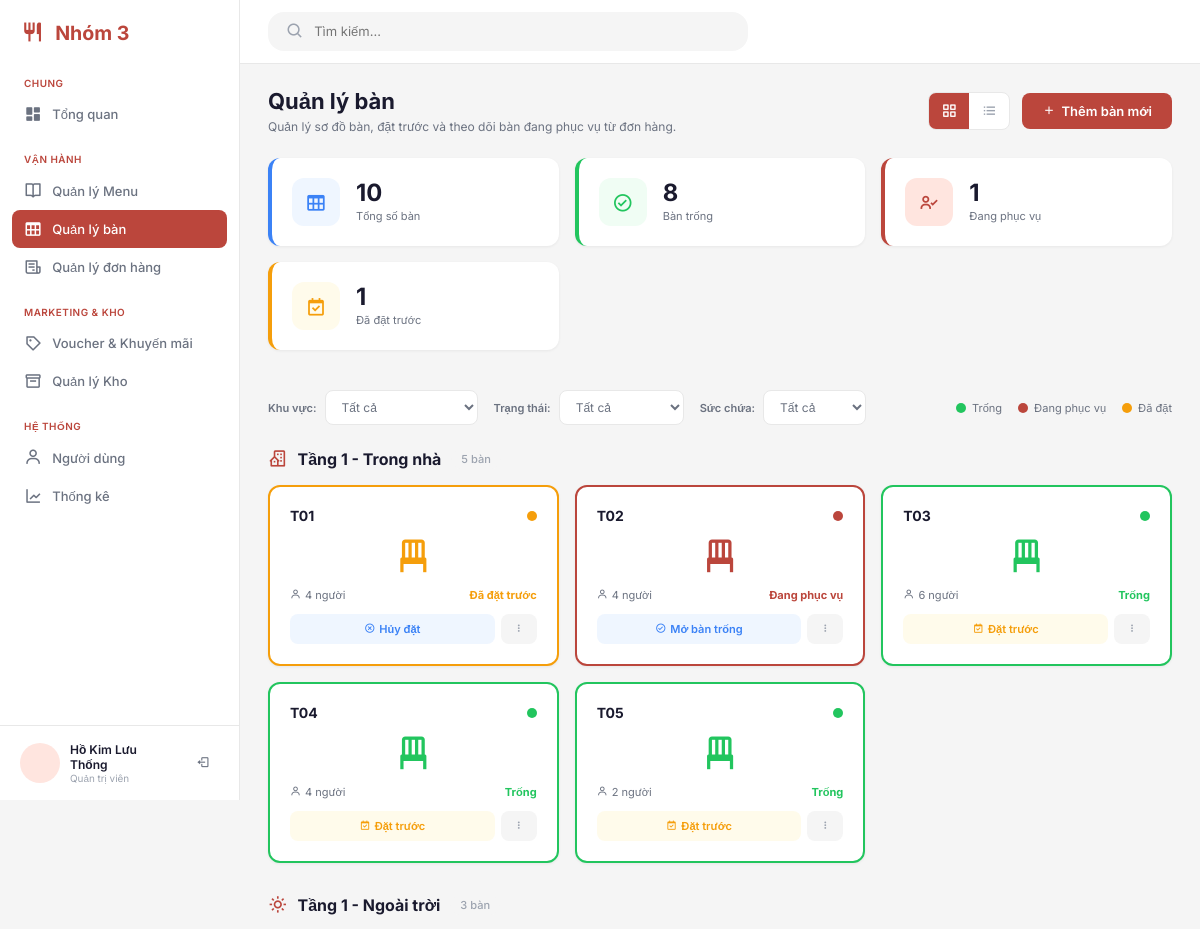
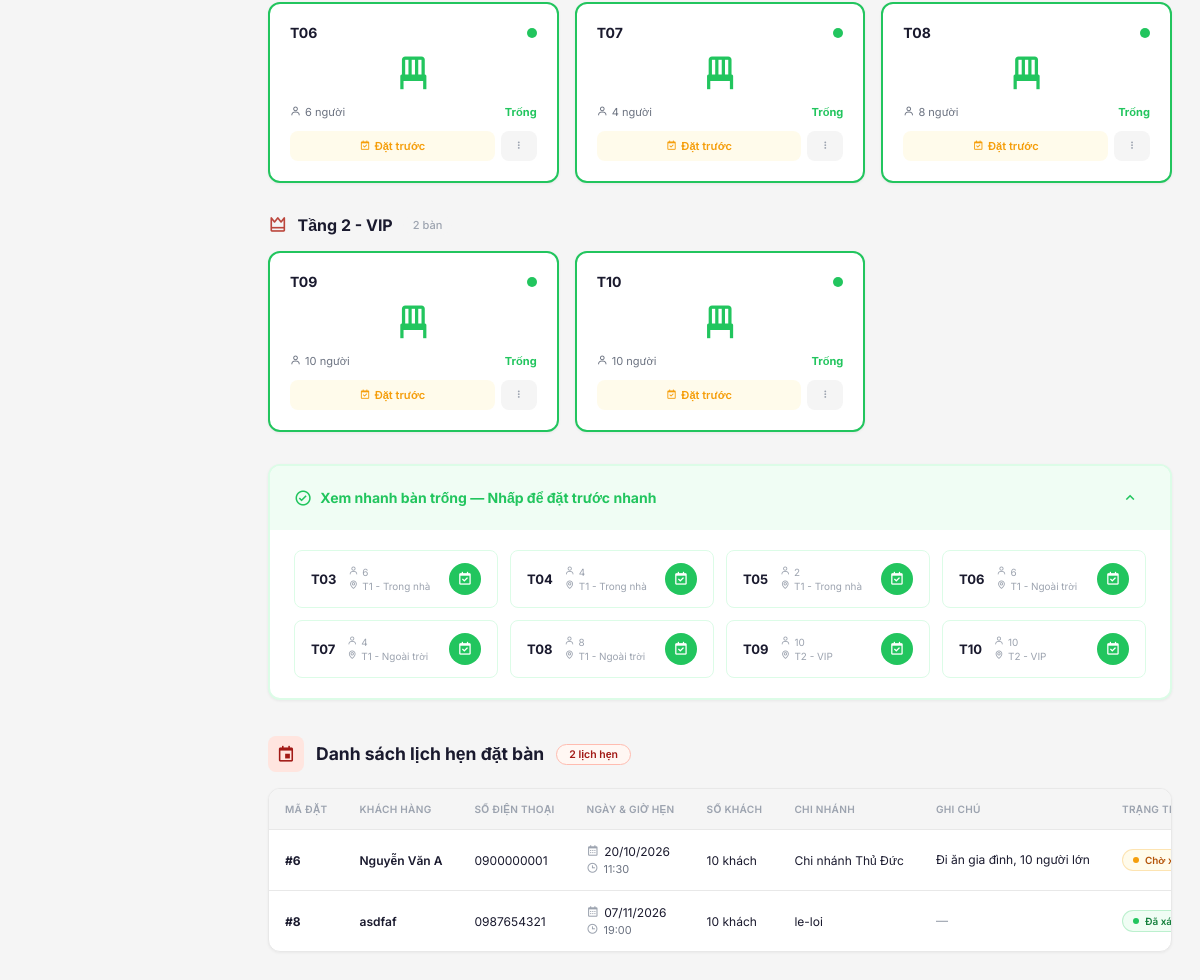
The page /admin/index.php?page=tables (signed in) on the database as committed earlier (2 pictures, top to bottom).
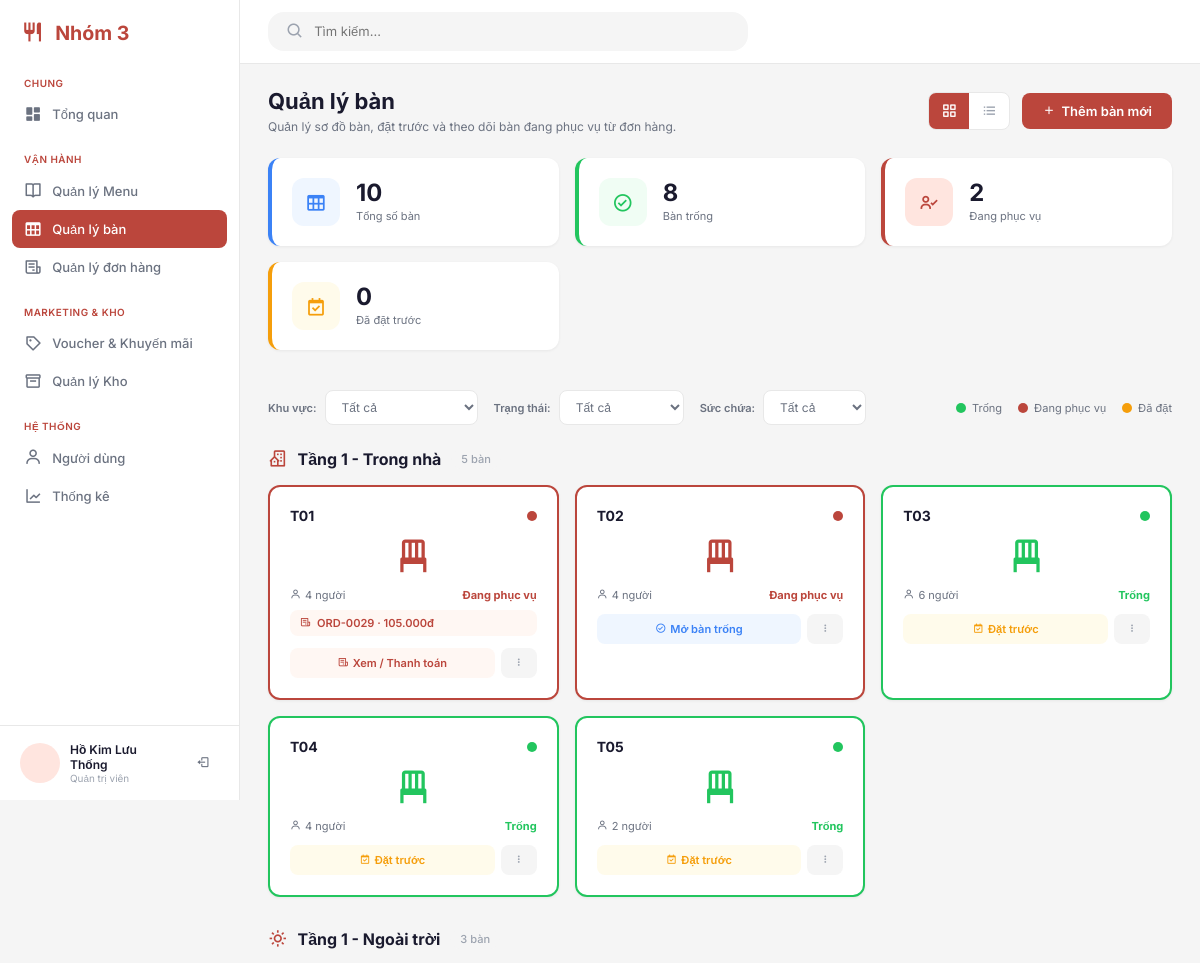
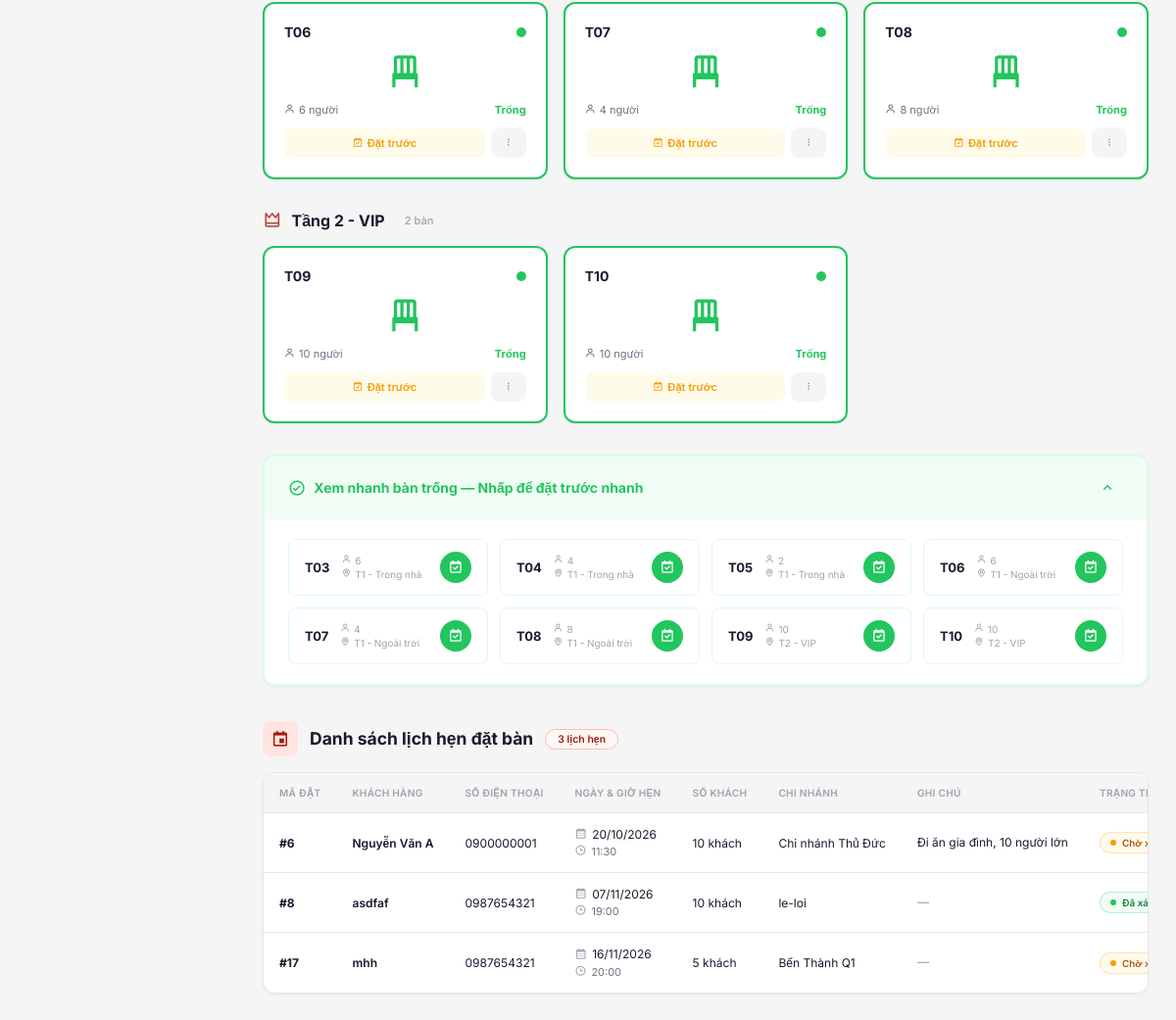
The same page on the database as committed later (2 pictures, top to bottom).
### tables this page shows
CREATE TABLE `service_table` (
  `tableId` int(11) NOT NULL,
  `tableNumber` varchar(10) NOT NULL,
  `area` varchar(50) DEFAULT NULL,
  `capacity` int(11) NOT NULL DEFAULT 4,
  `status` varchar(20) NOT NULL DEFAULT 'AVAILABLE',
  `isDeleted` tinyint(1) NOT NULL DEFAULT 0,
  `createdAt` datetime NOT NULL DEFAULT current_timestamp()
);

CREATE TABLE `reservation` (
  `reservationId` int(11) NOT NULL,
  `customerId` int(11) DEFAULT NULL,
  `guestName` varchar(100) NOT NULL,
  `guestPhone` varchar(20) NOT NULL,
  `guestEmail` varchar(150) DEFAULT NULL,
  `reservationDate` date NOT NULL,
  `reservationTime` time NOT NULL,
  `guestCount` int(11) NOT NULL DEFAULT 1,
  `branch` varchar(100) DEFAULT NULL,
  `status` varchar(20) NOT NULL DEFAULT 'PENDING',
  `note` text DEFAULT NULL,
  `isDeleted` tinyint(1) NOT NULL DEFAULT 0,
  `createdAt` datetime NOT NULL DEFAULT current_timestamp()
);

CREATE TABLE `orders` (
  `orderId` int(11) NOT NULL,
  `customerId` int(11) DEFAULT NULL,
  `adminId` int(11) DEFAULT NULL,
  `tableId` int(11) DEFAULT NULL,
  `voucherId` int(11) DEFAULT NULL,
  `guestCount` int(11) DEFAULT NULL,
  `subtotal` decimal(12,0) NOT NULL DEFAULT 0,
  `discountAmount` decimal(12,0) NOT NULL DEFAULT 0,
  `totalAmount` decimal(12,0) NOT NULL DEFAULT 0,
  `paymentMethod` varchar(20) DEFAULT NULL,
  `status` varchar(20) NOT NULL DEFAULT 'OPEN',
  `orderDate` datetime NOT NULL DEFAULT current_timestamp(),
  `paidAt` datetime DEFAULT NULL,
  `createdAt` datetime NOT NULL DEFAULT current_timestamp()
);

### admin/index.php (called while the page is built, shortened)
<?php
$page   = $_GET['page'] ?? 'overview';
require_once __DIR__ . "/page/{$page}/index.php";

### admin/page/tables/function.php (called while the page is built, shortened)
<?php
function table_get_all($conn)
{
    $sql = "SELECT * FROM service_table
            WHERE isDeleted = 0
            ORDER BY tableId";
    $result = $conn->query($sql);
    $tables = $result ? $result->fetch_all(MYSQLI_ASSOC) : [];
    $activeByTable = [];
    $orderRes = $conn->query(
        "SELECT o.tableId, o.orderId, o.status, o.totalAmount, o.orderDate, c.customerName
         FROM orders o
         LEFT JOIN customer c ON o.customerId = c.customerId
         WHERE o.tableId IS NOT NULL
           AND o.status IN ('OPEN', 'PENDING', 'COOKING', 'SERVING', 'PENDING_PAY')
         ORDER BY o.orderId DESC"
    );
    if ($orderRes) {
        while ($row = $orderRes->fetch_assoc()) {
            $tid = (int)$row['tableId'];
            if (!isset($activeByTable[$tid])) {
                $activeByTable[$tid] = $row;
            }
        }
    }
    $statusLabels = [
        'AVAILABLE' => 'Trống',
        'OCCUPIED'  => 'Đang phục vụ',
        'RESERVED'  => 'Đã đặt trước',
    ];
    foreach ($tables as &$table) {
        $tid    = (int)$table['tableId'];
        $status = strtoupper((string)($table['status'] ?? 'AVAILABLE'));
        $active = $activeByTable[$tid] ?? null;
    }
    return $tables;
}
function table_get_reservations($conn)
{
    $sql = "SELECT * FROM reservation
            WHERE isDeleted = 0
            AND status IN ('PENDING', 'CONFIRMED')
            ORDER BY reservationDate, reservationTime";
    $result = $conn->query($sql);
    $rows   = $result ? $result->fetch_all(MYSQLI_ASSOC) : [];
    $resLabels = [
        'PENDING'   => 'Chờ xác nhận',
        'CONFIRMED' => 'Đã xác nhận',
        'CANCELLED' => 'Đã hủy',
    ];
    $resClasses = [
        'PENDING'   => 'pending',
        'CONFIRMED' => 'confirmed',
        'CANCELLED' => 'cancelled',
    ];
    foreach ($rows as &$row) {
        $status = strtoupper(trim((string)($row['status'] ?? '')));
        $row['statusUpper']   = $status;
        $row['statusLabel']   = $resLabels[$status] ?? $status;
        $row['statusClass']   = $resClasses[$status] ?? 'default';
        $row['formattedDate'] = !empty($row['reservationDate']) ? date('d/m/Y', strtotime($row['reservationDate'])) : '—';
    }
    return $rows;
}

### admin/page/tables/action.php (called while the page is built, shortened)
<?php
require_once __DIR__ . '/function.php';
$esc = static fn($v) => htmlspecialchars((string)$v, ENT_QUOTES, 'UTF-8');
$rawTables       = table_get_all($conn);
$rawReservations = table_get_reservations($conn);
$totalTables  = count($rawTables);
$statusCounts = ['AVAILABLE' => 0, 'OCCUPIED' => 0, 'RESERVED' => 0];
$areaMap      = [
    'Trong nhà'   => ['slug' => 'tang1-trong', 'label' => 'Tầng 1 - Trong nhà', 'icon' => 'bx-building-house'],
    'Ngoài trời'  => ['slug' => 'tang1-ngoai', 'label' => 'Tầng 1 - Ngoài trời', 'icon' => 'bx-sun'],
    'VIP'         => ['slug' => 'tang2-vip',   'label' => 'Tầng 2 - VIP', 'icon' => 'bx-crown'],
    'Phòng riêng' => ['slug' => 'tang2-rieng', 'label' => 'Tầng 2 - Phòng riêng', 'icon' => 'bx-door-open'],
];
$tablesByArea = [];
foreach ($rawTables as $row) {
    $st = $row['status'];
    $areaName       = $row['area'] ?: 'Chưa phân khu';
    $areaInfo       = $areaMap[$areaName] ?? ['slug' => 'khac', 'label' => $areaName, 'icon' => 'bx-map'];
    $orderCode      = (string)($row['activeOrderCode'] ?? '');
    $hasActiveOrder = ($orderCode !== '');
    $orderTotalFmt  = number_format((float)($row['activeOrderTotal'] ?? 0), 0, ',', '.') . 'đ';
    $orderDateFmt   = !empty($row['activeOrderDate']) ? date('H:i d/m/Y', strtotime($row['activeOrderDate'])) : '—';
    $item = [
        'id'                 => (int)$row['tableId'],
        'tableNumber'        => $esc($row['tableNumber']),
        'area'               => $esc($row['area']),
        'capacity'           => (int)$row['capacity'],
        'status'             => $st,
        'statusClass'        => $esc($row['statusClass']),
        'statusLabel'        => $esc($row['statusLabel']),
        'zone'               => $esc($areaInfo['slug']),
        'hasActiveOrder'     => $hasActiveOrder,
        'activeOrderCode'    => $esc($orderCode),
        'activeOrderInfo'    => $hasActiveOrder ? $esc($orderCode . ' · ' . $orderTotalFmt) : '—',
        'activeOrderDate'    => $esc($orderDateFmt),
        'activeOrderHref'    => $hasActiveOrder ? 'index.php?page=orders&amp;view=' . urlencode($orderCode) : '',
        'activeOrderJsHref'  => $hasActiveOrder ? 'index.php?page=orders&view=' . urlencode($orderCode) : '',
    ];
    $tablesByArea[$areaName][] = $item;
}
$viewAreaGroups    = [];
foreach ($tablesByArea as $areaName => $groupTables) {
    $areaInfo = $areaMap[$areaName] ?? ['slug' => 'khac', 'label' => $areaName, 'icon' => 'bx-map'];
    $viewAreaGroups[] = [
        'icon'   => $esc($areaInfo['icon']),
        'label'  => $esc($areaInfo['label']),
        'count'  => count($groupTables),
        'tables' => $groupTables,
    ];
}
$viewReservations = [];
foreach ($rawReservations as $res) {
    $viewReservations[] = [
        'id'            => (int)$res['reservationId'],
        'guestName'     => $esc($res['guestName']),
        'guestEmail'    => $esc($res['guestEmail'] ?? ''),
        'guestPhone'    => $esc($res['guestPhone']),
        'formattedDate' => $esc($res['formattedDate']),
        'formattedTime' => $esc($res['formattedTime']),
        'guestCount'    => (int)$res['guestCount'],
        'branch'        => $esc($res['branch'] ?: '—'),
        'note'          => $esc($res['note'] ?? ''),
        'statusUpper'   => $res['statusUpper'],
        'statusClass'   => $esc($res['statusClass']),
        'statusLabel'   => $esc($res['statusLabel']),
    ];
}
$reservationCount = count($viewReservations);

### admin/page/tables/index.php (the view, shortened to what the changed rows need)
<?php
require_once __DIR__ . "/action.php";
include_once __DIR__ . '/../../../layouts/admin_header.php';
?>
<div class="page-title">
    <div>
        <h1 class="page-title__heading">Quản lý bàn</h1>
    </div>
</div>
<div class="stat-cards">
    <div class="stat-card stat-card--total">
        <div class="stat-card__info">
            <p class="stat-card__value" id="statTotal"><?= $totalTables ?></p>
            <p class="stat-card__label">Tổng số bàn</p>
        </div>
    </div>
    <div class="stat-card stat-card--occupied">
        <div class="stat-card__info">
            <p class="stat-card__value" id="statOccupied"><?= $statusCounts['OCCUPIED'] ?></p>
            <p class="stat-card__label">Đang phục vụ</p>
        </div>
    </div>
    <div class="stat-card stat-card--reserved">
        <div class="stat-card__info">
            <p class="stat-card__value" id="statReserved"><?= $statusCounts['RESERVED'] ?></p>
            <p class="stat-card__label">Đã đặt trước</p>
        </div>
    </div>
</div>
<div class="tables-view tables-view--grid active" id="gridView">
    <?php foreach ($viewAreaGroups as $group): ?>
        <div class="zone-section">
            <div class="zone-section__header">
                <div class="zone-section__title">
                    <i class="bx <?= $group['icon'] ?>"></i>
                    <h2><?= $group['label'] ?></h2>
                    <span class="zone-section__count"><?= $group['count'] ?> bàn</span>
                </div>
            </div>
            <div class="tables-grid">
                <?php foreach ($group['tables'] as $table): ?>
                    <div class="table-card table-card--<?= $table['statusClass'] ?>"
                        data-id="<?= $table['id'] ?>"
                        data-zone="<?= $table['zone'] ?>"
                        data-area="<?= $table['area'] ?>"
                        data-status="<?= $table['statusClass'] ?>"
                        data-capacity="<?= $table['capacity'] ?>"
                        data-active-order="<?= $table['activeOrderCode'] ?>">
                        <div class="table-card__header"><span class="table-card__number"><?= $table['tableNumber'] ?></span>
                            <div class="table-card__status-dot"></div>
                        </div>
                        <div class="table-card__icon"><i class="bx bx-chair"></i></div>
                        <div class="table-card__info">
                            <span class="table-card__capacity"><i class="bx bx-user"></i> <?= $table['capacity'] ?> người</span>
                            <span class="table-card__status-text"><?= $table['statusLabel'] ?></span>
                        </div>
                        <?php if ($table['hasActiveOrder']): ?>
                            <div class="table-card__time">
                                <i class="bx bx-receipt"></i>
                                <span><?= $table['activeOrderInfo'] ?></span>
                            </div>
                        <?php endif; ?>
                        <div class="table-card__actions">
                            <?php if ($table['status'] === 'AVAILABLE'): ?>
                                <button class="table-card__btn table-card__btn--checkin" onclick="changeStatus(<?= $table['id'] ?>, 'RESERVED')"><i class="bx bx-calendar-check"></i> Đặt trước</button>
                            <?php elseif ($table['status'] === 'RESERVED'): ?>
                                <button class="table-card__btn table-card__btn--restore" onclick="changeStatus(<?= $table['id'] ?>, 'AVAILABLE')"><i class="bx bx-x-circle"></i> Hủy đặt</button>
                            <?php elseif ($table['hasActiveOrder']): ?>
                                <a class="table-card__btn table-card__btn--bill" href="<?= $table['activeOrderHref'] ?>"><i class="bx bx-receipt"></i> Xem / Thanh toán</a>
                            <?php else: ?>
                                <button class="table-card__btn table-card__btn--restore" onclick="changeStatus(<?= $table['id'] ?>, 'AVAILABLE')"><i class="bx bx-check-circle"></i> Mở bàn trống</button>
                            <?php endif; ?>
                            <button class="table-card__btn table-card__btn--more" onclick="toggleMenu(<?= $table['id'] ?>)"><i class="bx bx-dots-vertical-rounded"></i></button>
                        </div>
                    </div>
                <?php endforeach; ?>
            </div>
        </div>
    <?php endforeach; ?>
</div>
<div class="reservation-section" id="reservationsSection">
    <div class="reservation-section__header">
        <div class="reservation-section__title">
            <div class="reservation-section__icon"><i class="bx bx-calendar-event"></i></div>
            <h2>Danh sách lịch hẹn đặt bàn</h2>
            <span class="reservation-section__count" id="resCountBadge"><?= $reservationCount ?> lịch hẹn</span>
        </div>
    </div>
    <div class="list-card reservation-card">
        <div class="table-wrapper">
            <table class="tables-table reservation-table" id="resTable">
                <thead>
                    <tr>
                        <th>MÃ ĐẶT</th>
                        <th>KHÁCH HÀNG</th>
                        <th>SỐ ĐIỆN THOẠI</th>
                        <th>NGÀY & GIỜ HẸN</th>
                        <th>SỐ KHÁCH</th>
                        <th>CHI NHÁNH</th>
                        <th>GHI CHÚ</th>
                        <th>TRẠNG THÁI</th>
                    </tr>
                </thead>
                <tbody>
                    <?php if (empty($viewReservations)): ?>
                        <tr>
                            <td colspan="9" class="res-empty-state">
                                <i class="bx bx-calendar-x"></i>
                                Chưa có lịch hẹn đặt bàn nào trong hệ thống.
                            </td>
                        </tr>
                    <?php else: ?>
                        <?php foreach ($viewReservations as $res): ?>
                            <tr id="res-row-<?= $res['id'] ?>">
                                <td><strong>#<?= $res['id'] ?></strong></td>
                                <td>
                                    <div class="res-customer__name"><?= $res['guestName'] ?></div>
                                </td>
                                <td><?= $res['guestPhone'] ?></td>
                                <td>
                                    <div class="res-datetime__date"><i class="bx bx-calendar"></i> <?= $res['formattedDate'] ?></div>
                                    <div class="res-datetime__time"><i class="bx bx-time"></i> <?= $res['formattedTime'] ?></div>
                                </td>
                                <td><?= $res['guestCount'] ?> khách</td>
                                <td><?= $res['branch'] ?></td>
                                <td class="res-note-cell">
                                    <?php if ($res['note'] !== ''): ?>
                                        <?= $res['note'] ?>
                                    <?php else: ?>
                                        <span class="text-muted-action">—</span>
                                    <?php endif; ?>
                                </td>
                                <td>
                                    <span class="status-badge status-badge--<?= $res['statusClass'] ?>" id="res-badge-<?= $res['id'] ?>">
                                        <?= $res['statusLabel'] ?>
                                    </span>
                                </td>
                            </tr>
                        <?php endforeach; ?>
                    <?php endif; ?>
                </tbody>
            </table>
        </div>
    </div>
</div>
</main>
</div>
</body>
</html>

Rows that differ between the two databases and show on the page:
added orders: tableId "10"
changed service_table (number 1 of 10 on the later page): statusLabel "Đã đặt trước" → "Đang phục vụ"; status "RESERVED" → "OCCUPIED" (drawn)
added reservation: reservationId "17", guestName "mhh", guestPhone "0987654321", formattedDate "16/11/2026", formattedTime "20:00", guestCount "5", branch "Bến Thành Q1", statusLabel "Chờ…"
Other text that changed with them:
$statusCounts['OCCUPIED']: "1" → "2"
$statusCounts['RESERVED']: "1" → "0"
$reservationCount: "2" → "3"
$totalTables: "10" → (not shown)
list line gone: "Hủy đặt"
new list line: "ORD-0029 · 105.000đ Xem / Thanh toán"
